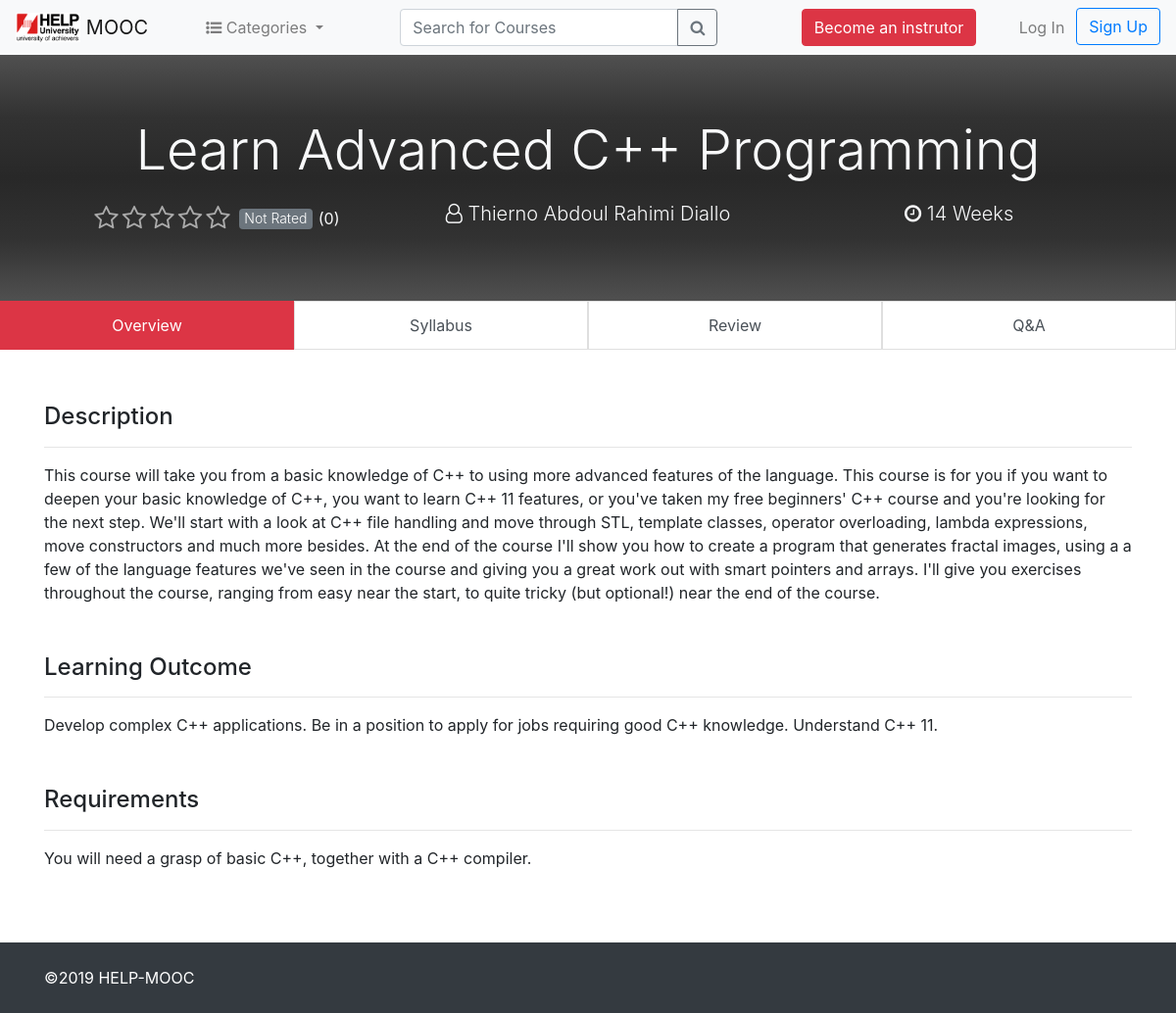
Screenshot of /joinedCourse.php?crs_UniqueID=CRS5bf3b262b8e250.64245568 with the database file from the repository.
### tables this page shows
CREATE TABLE `course` (
  `id` int(11) NOT NULL,
  `crs_uniqueID` varchar(255) NOT NULL,
  `course_name` varchar(255) NOT NULL,
  `category_id` int(11) NOT NULL,
  `starting_date` varchar(255) NOT NULL,
  `duration` int(11) NOT NULL,
  `pre_requirments` varchar(255) NOT NULL,
  `learning_outcomes` varchar(255) NOT NULL,
  `descriptions` text NOT NULL,
  `status` varchar(10) NOT NULL DEFAULT 'pending',
  `instructor_id` varchar(50) NOT NULL,
  `course_path_fol` varchar(255) NOT NULL,
  `course_image` varchar(255) NOT NULL
);

CREATE TABLE `instructor` (
  `id` int(11) NOT NULL,
  `ins_uniquID` varchar(50) NOT NULL,
  `instructor_name` varchar(255) NOT NULL,
  `email` varchar(255) NOT NULL,
  `password` varchar(255) NOT NULL
);

### backend/classes/Login.php (called while the page is built, shortened)
<?php
    class Login {
        public static function isLoggedIn() {
            return false;
        }
    }
?>

### backend/classes/DB.php (called while the page is built, shortened)
<?php
    class DB {
        private static function connect() {
            $pdo = new PDO('mysql:host=127.0.0.1;dbname=help-mooc;charset=utf8', 'root', '');
            $pdo -> setAttribute(PDO::ATTR_ERRMODE, PDO::ERRMODE_EXCEPTION);
            return $pdo;
        }
        public static function query($query, $params = array()){
            $statement = self::connect()->prepare($query);
            $statement->execute($params);
            if (explode(' ', $query)[0] == 'SELECT') {
                $data = $statement->fetchAll();
                return $data;
            }
        }
        public static function returnRowCount($query , $params = array()){
            $statement = self::connect()->prepare($query);
            $statement->execute($params);
            $count = $statement->rowCount();
            return $count;
        }
    }
?>

### joinedCourse.php (the view, shortened to what this page needs)
<?php
  include('./backend/classes/DB.php');
  include('./backend/classes/Login.php');
   $courseID = $_GET['crs_UniqueID'];
  if (Login::isLoggedIn()) {
    $outputkey  = Login::isLoggedIn();
    echo "<script>console.log( 'Debug Objects: " . $outputkey . "' );</script>";
    list($user, $key) = explode("_", $outputkey);
    echo "<script>console.log( 'user_type: " . $user . "' );</script>";
    if ($user == 'INS') {
      $user_Name = DB::query('SELECT instructor_name FROM instructor WHERE ins_uniquID=:outputkey', array(':outputkey'=>$outputkey))[0]['instructor_name'];
      include('./instructorHeader.php');
      echo "<script>console.log( 'Debug Objects: " . $user_Name . "' );</script>";
    }
    if ($user == 'STD') {
      $user_Name = DB::query('SELECT student_name FROM student WHERE std_uniquID=:outputkey', array(':outputkey'=>$outputkey))[0]['student_name'];
      include('./userHeader.php');
      echo "<script>console.log( 'Debug Objects: " . $user_Name . "' );</script>";
    }
  }else {
      include('mainHeader.php');
  }
  $courseResult = DB::query('SELECT * FROM course WHERE crs_uniqueID =:courseID', array(':courseID'=>$courseID));
  $countOfRatings = DB::returnRowCount('SELECT id FROM rating WHERE course_id= :courseID', array(':courseID'=>$courseID));
?>
<main role="main" class="course-page" id="<?php echo $courseID ?>">
    <div class="course-jumbotron jumbotron m-0 text-light">
        <div class="container">
            <?php
                foreach ($courseResult as $value) {
                    $instructorId = $value['instructor_id'];
                    $intructorName = DB::query('SELECT * FROM instructor WHERE  ins_uniquID =:ins_uniquID', array(':ins_uniquID'=>$instructorId))[0]['instructor_name'];
            ?>
            <h1 class="display-4 text-center mb-3"><?php echo $value['course_name'];?></h1>
            <div class="row lead text-center">
                <div class="col-md-4 ">
                    <small>(<?php if(isset($countOfRatings)){echo $countOfRatings;}else{echo 0;} ?>)</small>
                </div>
                <div class="col-md-4"><i class="fa fa-user-o" aria-hidden="true"></i> <?php echo $intructorName;?></div>
                <div class="col-md-4"><i class="fa fa-clock-o" aria-hidden="true"></i> <?php echo $value['duration'];?> Weeks</div>
            </div>
        </div>
    </div>
    <div class="list-group text-center" id="course-sections" role="tablist">
      <a class="list-group-item list-group-item-action active" data-toggle="list" href="#overview" role="tab">Overview</a>
      <a class="list-group-item list-group-item-action" data-toggle="list" href="#syllabus" role="tab">Syllabus</a>
      <a class="list-group-item list-group-item-action" data-toggle="list" href="#review" role="tab">Review</a>
      <a class="list-group-item list-group-item-action" data-toggle="list" href="#qa" role="tab">Q&A</a>
    </div>
    <div class="container">
        <div class="tab-content">
            <div class="tab-pane fade py-4 show active" id="overview" role="tabpanel">
                <div class="course-section">
                    <h4>Description</h4>
                    <hr>
                    <p><?php echo $value['descriptions'];?></p>
                </div>
                <div class="course-section">
                    <h4>Learning Outcome</h4>
                    <hr>
                    <p><?php echo $value['learning_outcomes'];?></p>
                </div>
                <div class="course-section">
                    <h4>Requirements</h4>
                    <hr>
                    <p><?php echo $value['pre_requirments'];?></p>
                </div>
            </div>
    <?php
        }
    ?>
        </div>
    </div>
</main>
  <footer class="footer py-4 bg-dark text-light">
      <div class="container">
      <span class="cprTxt"> &copy;2019 HELP-MOOC</span>
      </div>
  </footer>
</body>
</html>

### css/custom.css (style rules this page uses)
html, body { height: 100%; }
.cprTxt { color: white; }
.footer { position: relative; bottom: 0; width: 100%; }
.my-courses-wrapper, .curriculum-wrapper, .question-page, .course-page { min-height: 800px; }
.course-jumbotron { background-image: linear-gradient(rgb(80,80,80) ,rgb(50,50,50) ,rgb(40,40,40) ,rgb(50,50,50) , rgb(80,80,80)); border-radius: 0; }
#course-sections.list-group { -ms-flex-direction: row; flex-direction: row; }
#course-sections .list-group-item { margin-bottom: 30px; border-radius: 0; }
#course-sections .list-group-item.active { z-index: 2; color: #fff; background-color: #dc3545; border-color: #dc3545; }
.course-section { margin-bottom: 50px; }

### rows the page displays
course: course_name "Learn Advanced C++ Programming", instructor.instructor_name "Thierno Abdoul Rahimi Diallo", duration "14", descriptions "This course will take you from a basic knowledge of C++ to using more advanced features of the language. This course is for you if you want to deepen your basic knowledge of C++, you want to learn C++ 11 features, or you've taken my free beginners' C++ course and you're looking for the next step. We'll start with a look at C++ file handling and move through STL, template classes, operator overloading, lambda expressions, move constructors and much more besides. At the end of the course I'll show you how to create a program that generates fractal images, using a a few of the language features we've seen in the course and giving you a great work out with smart pointers and arrays. I'll give…", learning_outcomes "Develop complex C++ applications. Be in a position to apply for jobs requiring good C++ knowledge. Understand C++ 11.", pre_requirments "You will need a grasp of basic C++, together with a C++ compiler."
